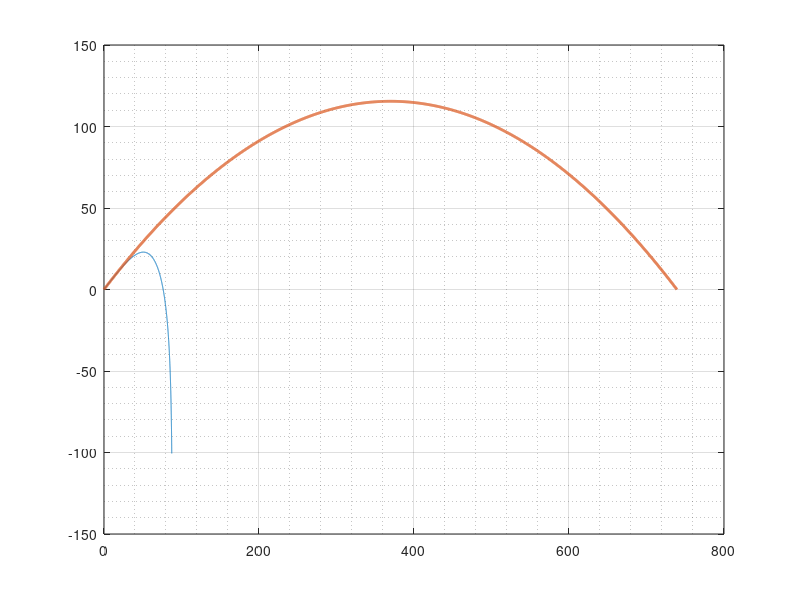

Reproduce this figure in MATLAB. (Note: this script raises an error after producing the figure.)
% Connor McGarry
% 11/18/22
% ECE 202 Project 2: Analyze the physics of a baseball after it is hit 
                                                                % with drag
% Phase 3: Analyzing data in Excel

clear; clf;

% ----- define given information -----

m = 0.145; % mass of a baseball in kg
R0 = 446;   % HR distance, in ft
v0mph = 112;   % exit velocity, in mph
phi0deg = 32;   % launch angle, in deg

x0 = 0; y0 = 0;  % starting points
g = 10;   % gravitational constant, N/kg = m/s^2 

C = input('Enter drag coefficient C (dimensionless constant): ');
P_air = 1.23; % kg/m^3
A = 0.00426;  % cross sectional area of a baseball in m^2

% ----- set up more variables -----

mph2mps = 5280 * 12 * 2.54 / 100 / 3600;  % mph to m/s conversion
deg2rad = pi()/180;   % degrees to radians

m2ft = 100 / 2.54 / 12; % factor that converts meters to feet (ft) 

v0 = v0mph*mph2mps;   % initial speed
phi0 = phi0deg*deg2rad;   % initial angle (in rad)

v0x = v0*cos(phi0);   % x-component of velocity
v0y = v0*sin(phi0);   % y-component


% ----- compute some useful quantities for the trajectory -----

tH = v0y/g;   % time to reach max. height
tLand = 2*tH;   % time to land (time of flight)

H = tH * v0y/2;   % max. height
R = v0x * tLand;   % range

R_ft = R*m2ft;    % conversion to ft

 % ---- set up a time array, compute solution no drag -----

tmin = 0; tmax = tLand;
N = 2000;   % intervals

t = linspace(tmin, tmax, 1+N);   % time array, connects x(t) and y(t)

xt = x0 + v0x*t;   % analytic, x(t), no drag, ax = 0 in ft
yt = y0 + v0y*t - (1/2)*g*t.^2;   % analytic, y(t), no drag, ay = -g in ft
          
% ----- compute solution with drag
    
dt = (tmax-tmin)/N;

y = zeros(1, N+1);   % initialize y(t)
x = zeros(1, N+1); % initialize x(t)

y(1) = y0;   % initialize y(0)
vy = v0y; 
x(1) = x0;
vx = v0x;

D = (1/2)*C*P_air*A;  % shell for netx and nety (plug in v in loop)
for n = 1:N   % stop at N

    v = sqrt(vx^2 + vy^2);
    
    Fnety = -D*v*vy - m*g ; 
    ay = Fnety/m;  
    y(n+1) = y(n) + vy*dt + (1/2)*ay*dt^2;   % vy = y', ay = y"
    vy = vy + ay*dt;   % vy(t+dt) = vy(t) + vy'(t)*dt
   
    Fnetx = -D*v*vx;
    ax = Fnetx/m; 
    x(n+1) = x(n) + vx*dt + (1/2)*ax*dt^2;
    vx = vx + ax*dt;  
   
    
end
  
% check to see that y = yt and x = xt, point by point

checkSumy = sum(abs(y-yt))   % compare analytic to numeric, should be 0
checkSumx = sum(abs(x-xt))


% convert from m to ft
yft = y*m2ft; xft = x*m2ft; ytft = yt*m2ft; xtft = xt*m2ft; 


% plotting 

plot(xft, yft,xtft,ytft, 'LineWidth', 2)
grid on
grid minor 

ax = gca; ax.FontSize = 14; ax.GridAlpha = 0.4; ax.MinorGridAlpha = 0.5;

xlabel('x (ft)', 'FontSize', 16)  
ylabel('y (ft)', 'FontSize', 16)

title({'ECE 202, Project 2, phase 3: Trajectory of a baseball' ...
    'with drag vs no drag'}, 'FontSize', 18)

legend({sprintf('with drag (C = %g)',C), 'no drag'}, 'FontSize', 16)

ylim([-2 120]) 


% ------------------- Exporting data to Excel -------------------

export = [t; xft; yft].';   % transpose for formatting to columns
labels = ["time t (s)" "x (ft)" "y (ft)"];
export = [labels; export];

writematrix(export, 'trajectory.csv')


